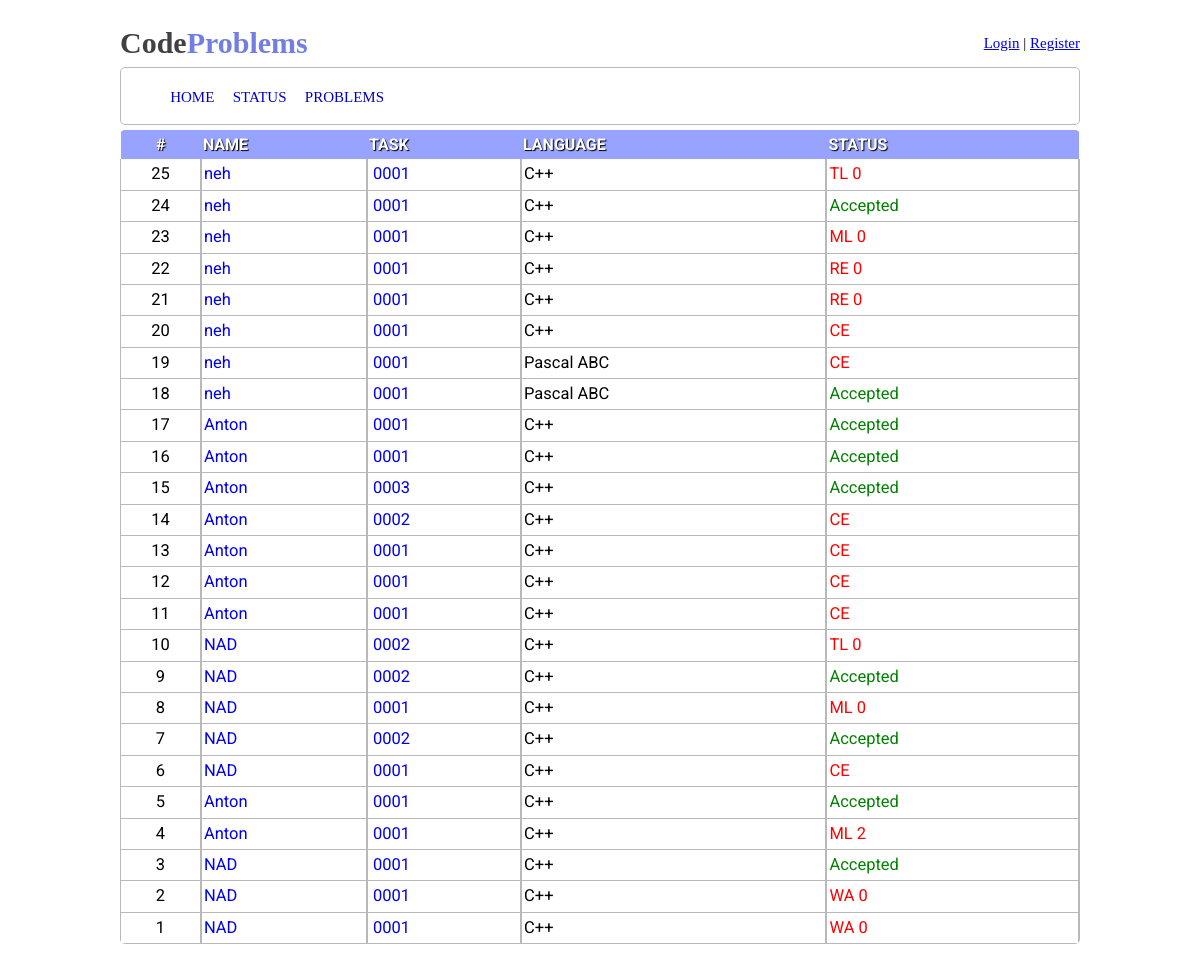
Page /status/ on the earlier database version.
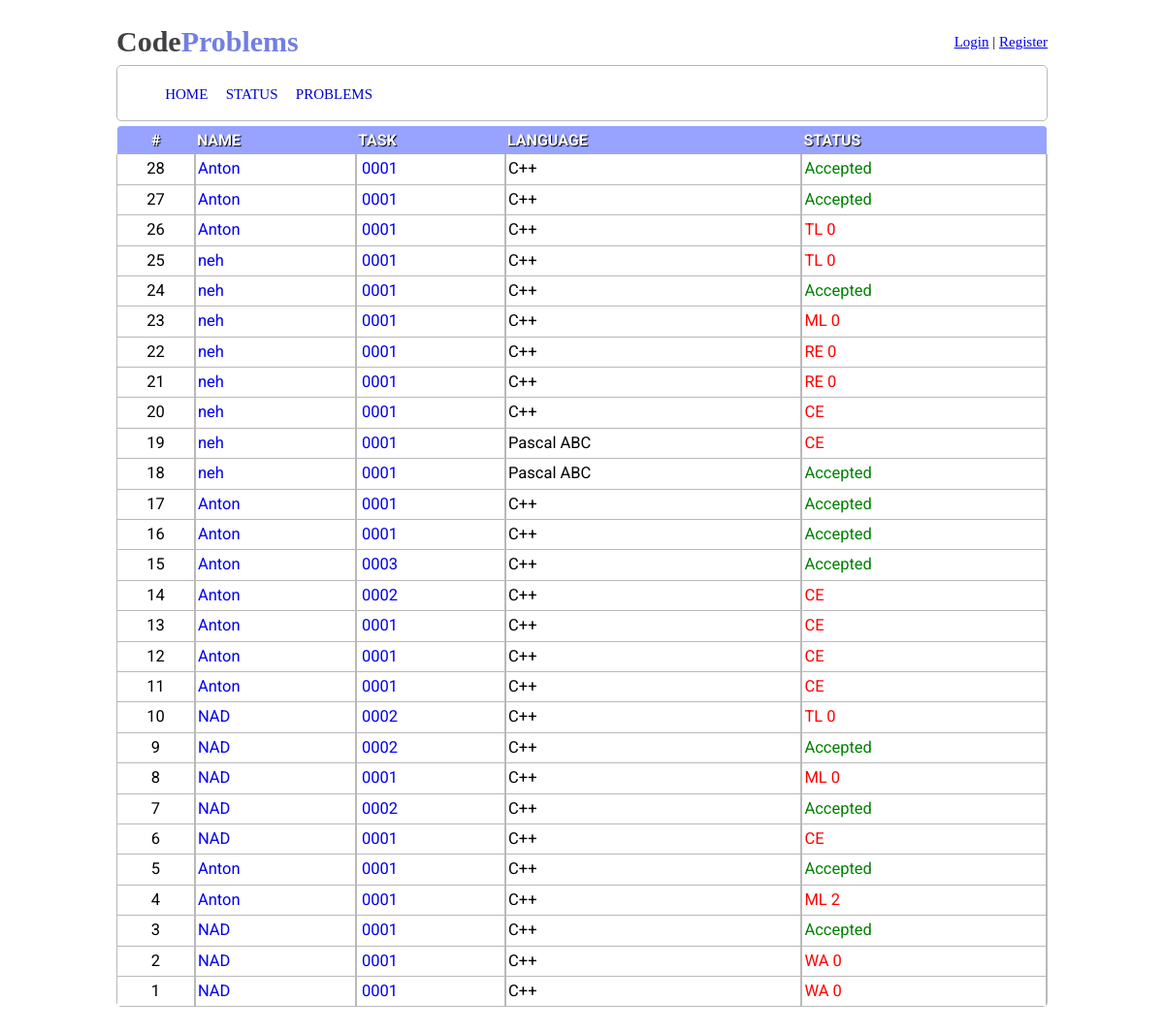
Same page on the later database version.
### data/all_models.py (models this page shows, shortened)
class Packages(SqlAlchemyBase):
    __tablename__ = 'packages'
    id = sqlalchemy.Column(sqlalchemy.Integer, primary_key=True, autoincrement=True)
    user_name = sqlalchemy.Column(sqlalchemy.String(255), unique=False, nullable=False)
    problem = sqlalchemy.Column(sqlalchemy.String(255), unique=False, nullable=False)
    lan = sqlalchemy.Column(sqlalchemy.String(255), unique=False, nullable=False)
    status = sqlalchemy.Column(sqlalchemy.String(255), unique=False, nullable=False)
    code = sqlalchemy.Column(sqlalchemy.String(), unique=False, nullable=False)
    user_id = sqlalchemy.Column(sqlalchemy.Integer,
                                sqlalchemy.ForeignKey("users.id"))
    user = orm.relation('User')

### app.py (the view)
@app.route('/status/')
def status():
    session = create_session()
    arr = session.query(Packages).all()
    content = []
    for el in reversed(arr):
        user_id = el.user_id
        user_name = el.user_name
        content.append((el.id, user_name, el.problem, el.lan, el.status, user_id))
    return render_template("status.html", content=content)

### data/db_session.py (called while the page is built)
def create_session() -> Session:
    global __factory
    return __factory()

### templates/status.html (shortened to what this page needs)
{% extends 'index.html' %}
{% block content %}
    <div class="status">
        <table class="problem-test-table" cellpadding="2" cellspacing="1">
            <thead>
            <tr class="tr-head">
                <td class="td-head test-id">#</td>
                <td class="td-head">Name</td>
                <td class="td-head">Task</td>
                <td class="td-head">Language</td>
                <td class="td-head">Status</td>
            </tr>
            </thead>
            {% for i in content %}
                <tr class="tr-table">
                    {% if current_user.is_authenticated and (current_user.id == i[5] or current_user.role == 1) %}
                        <td class="td-table test-id current-user-pack"><a href="/solution/{{ i[0] }}/" class="status_id">{{ i[0] }}</a></td>
                    {% else %}
                    <td class="td-table test-id status_id">{{ i[0] }}</td>
                    {% endif %}
                    <td class="td-table problem-nickname"><a href="/profile/{{ i[1] }}">{{ i[1] }}</a></td>
                    <td class="td-table problem-name"><a
                            href="/problemset/{{ i[2] }}/">{{ '%04d' | format(i[2]|int) }}</a></td>
                    {% if i[3] == "cpp" %}
                        <td class="td-table">C++</td>
                    {% elif i[3] == "pas" %}
                        <td class="td-table">Pascal ABC</td>
                    {% else %}
                        <td class="td-table">No lan selected</td>
                    {% endif %}
                    {% if i[4] == "ac" %}
                        <td class="td-table accepted status_text">Accepted</td>
                    {% else %}
                        <td class="td-table uppercase wa status_text">{{ i[4] }}</td>
                    {% endif %}
                </tr>
            {% endfor %}
        </table>
    </div>
{% endblock %}

Differences in the rows shown:
added Packages: id "28", user_name "Anton", problem "0001", lan "C++", status "Accepted"
added Packages: id "27", user_name "Anton", problem "0001", lan "C++", status "Accepted"
added Packages: id "26", user_name "Anton", problem "0001", lan "C++", status "TL 0"
